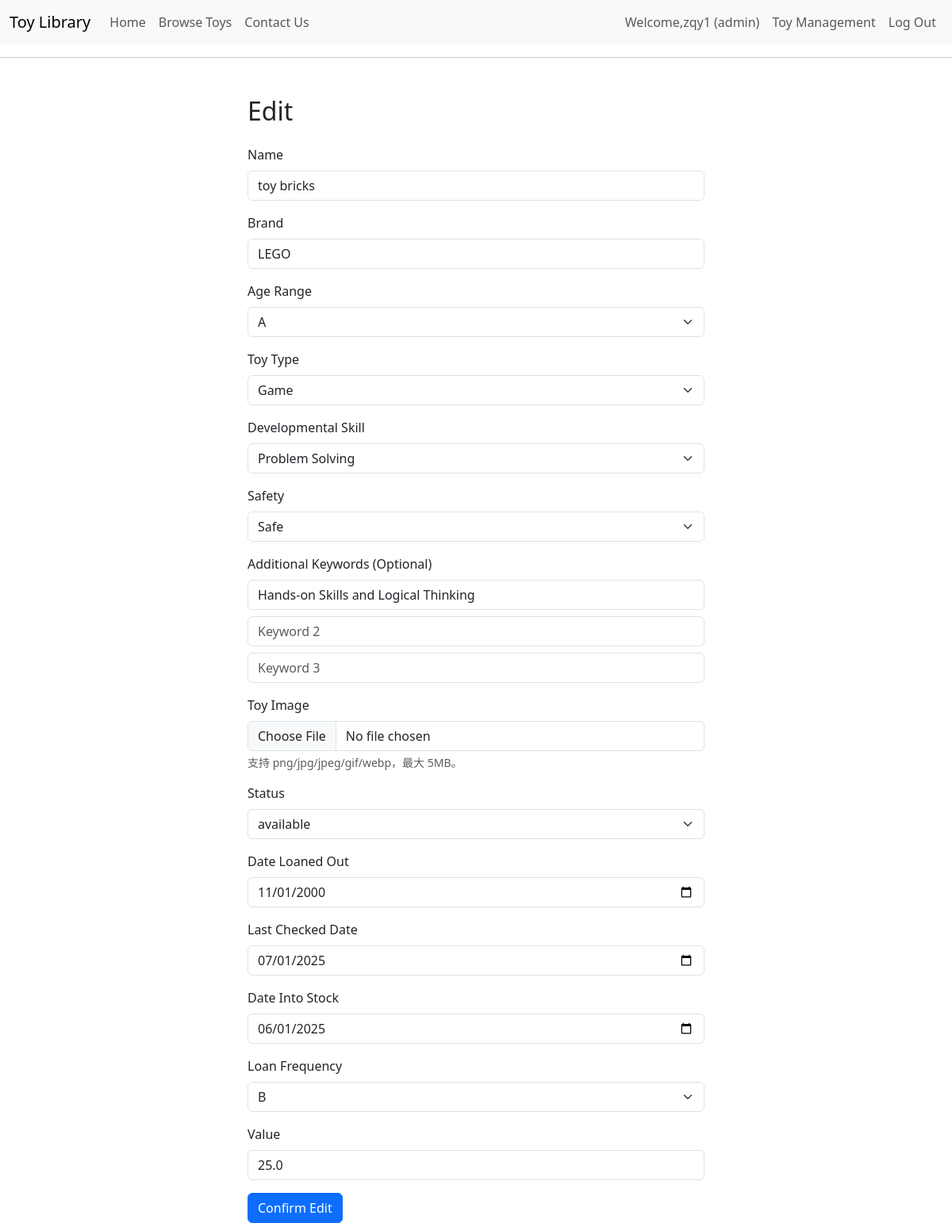
The page /admin/edit/S001 (signed in) on the database its author committed.
### app.py (models this page shows)
class User(UserMixin, db.Model):
    id = db.Column(db.Integer, primary_key=True)
    username = db.Column(db.String(50), unique=True, nullable=False)
    email = db.Column(db.String(100), unique=True, nullable=False)
    phone = db.Column(db.String(20), nullable=False)
    password = db.Column(db.String(200), nullable=False)
    role = db.Column(db.String(20), nullable=False)  # "admin" or "guest"

class Toy(db.Model):
    toy_id = db.Column(db.String(10), primary_key=True)  # 玩具ID
    name = db.Column(db.String(100), nullable=False)  # 玩具名称
    brand = db.Column(db.String(100)) # 玩具品牌
    age_range = db.Column(db.String(10), nullable=False)  # 适龄范围
    toy_type = db.Column(db.String(100), nullable=False)  # 游戏类型
    keywords = db.Column(db.String(200))  # 关键词（多个词以逗号分隔）
    image = db.Column(db.String(200))  # 图片路径
    status = db.Column(db.String(20), nullable=False, default='可借')  # 借用状态
    rating = db.Column(db.Float, default=0.0)  # 玩具评分（默认0.0）
    date_loaned_out = db.Column(db.Date) # 出租日期
    last_checked = db.Column(db.Date) # 最后检查日期
    date_in_stock = db.Column(db.Date) # 入库日期
    loan_frequency = db.Column(db.String(1)) # 出租频率
    value = db.Column(db.Float) # 玩具价格

### app.py (the view, shortened to what this page needs)
@app.route("/admin/edit/<string:toy_id>", methods=["GET", "POST"])
@login_required
def edit_toy(toy_id):
    if current_user.role != 'admin':
        return "Only administrator can edit toys", 403
    toy = Toy.query.get_or_404(toy_id)
    AGE_CODES = ["A", "B", "C", "D", "E"]
    freq_codes = ["A", "B", "C", "D", "E"]
    toy_types = [
        "Game", "Puzzle", "Soft Toy", "Figures", "Book", "Card game", "Multiple Toy Set",
        "Baby Toy", "Educational Toy", "Parent Child Play", "Time Telling Skills",
        "Learning Puzzle", "TV Puzzle", "Baby Puzzle", "Disney Puzzle", "Educational Game",
        "Board Game", "Action Figure", "Group Activity", "Fancy Dress", "Dressing Up",
        "Indoor Physical Play", "Outdoor Physical Play", "Construction", "Building Bricks",
        "Push Along", "Small World", "Musical", "Pretend Play", "Role Play", "Dolls House",
        "Train Set", "Dolls", "Dolls Pram", "Dolls Cot", "Tea Set"
    ]
    dev_skill = ""
    safety = ""
    extra1 = ""
    extra2 = ""
    extra3 = []
    existing_keywords = toy.keywords.split(",") if toy.keywords else []
    existing_keywords = [k.strip() for k in existing_keywords]
    extras = []
    for kw in existing_keywords:
        if kw in DEVELOPMENTAL_SKILLS:
            dev_skill = kw
        elif kw in ["Safe", "Potential Risk"]:
            safety = kw
        else:
            extras.append(kw)
    extra1 = extras[0] if len(extras) > 0 else ""
    extra2 = extras[1] if len(extras) > 1 else ""
    extra3 = extras[2] if len(extras) > 2 else ""
    return render_template("edit_toy.html",
                           toy=toy,
                           toy_types=toy_types,
                           dev_skills=DEVELOPMENTAL_SKILLS,
                           age_codes=AGE_CODES,
                           freq_codes=FREQ_CODES,
                           dev_skill=dev_skill,
                           safety=safety,
                           extra1=extra1,
                           extra2=extra2,
                           extra3=extra3
                           )

### app.py (called while the page is built)
@login_manager.user_loader
def load_user(user_id):
    return User.query.get(int(user_id))

### templates/edit_toy.html (shortened to what this page needs)
{% extends "base.html" %}
{% block content %}
<div class="container mt-5" style="max-width: 600px;">
  <h2 class="mb-4">Edit</h2>
  <form method="POST" enctype="multipart/form-data">
    <div class="mb-3">
      <label class="form-label">Name</label>
      <input name="name" class="form-control" value="{{ toy.name }}">
    </div>
    <div class="mb-3">
      <label class="form-label">Brand</label>
      <input name="brand" class="form-control" value="{{ toy.brand }}">
    </div>
    <div class="mb-3">
  <label class="form-label">Age Range</label>
  <select name="age_range" class="form-select" required>
    {% for code in age_codes %}
      <option value="{{ code }}" {% if toy.age_range == code %}selected{% endif %}>{{ code }}</option>
    {% endfor %}
  </select>
</div>
    <div class="mb-3">
      <label class="form-label">Toy Type</label>
      <select name="toy_type" class="form-select">
       {% for type in toy_types %}
         <option value="{{ type }}" {% if toy and toy.toy_type == type %}selected{% endif %}>{{ type }}</option>
       {% endfor %}
       </select>
    </div>
<div class="mb-3">
  <label class="form-label">Developmental Skill</label>
  <select name="dev_skill" class="form-select" required>
    {% for skill in dev_skills %}
      <option value="{{ skill }}" {% if dev_skill == skill %}selected{% endif %}>{{ skill }}</option>
    {% endfor %}
  </select>
</div>
<div class="mb-3">
  <label class="form-label">Safety</label>
  <select name="safety" class="form-select" required>
    <option value="Safe" {% if safety == 'Safe' %}selected{% endif %}>Safe</option>
  </select>
</div>
<div class="mb-3">
  <label class="form-label">Additional Keywords (Optional)</label>
  <input type="text" name="extra_keyword1" class="form-control mb-2" placeholder="Keyword 1" value="{{ extra1 }}">
  <input type="text" name="extra_keyword2" class="form-control mb-2" placeholder="Keyword 2" value="{{ extra2 }}">
  <input type="text" name="extra_keyword3" class="form-control" placeholder="Keyword 3" value="{{ extra3 }}">
</div>
    <div class="mb-3">
    <label class="form-label">Toy Image</label>
    <input type="file" name="image_file" class="form-control" accept="image/*">
    <div class="form-text">支持 png/jpg/jpeg/gif/webp，最大 5MB。</div>
  </div>
    <div class="mb-3">
      <label class="form-label">Status</label>
      <select name="status" class="form-select">
        <option value="available" {% if toy.status == 'available' %}selected{% endif %}>available</option>
      </select>
    </div>
      <div class="mb-3">
  <label class="form-label">Date Loaned Out</label>
  <input type="date" name="date_loaned_out" class="form-control"
         value="{{ toy.date_loaned_out.strftime('%Y-%m-%d') if toy.date_loaned_out else '' }}">
    </div>
    <div class="mb-3">
  <label class="form-label">Last Checked Date</label>
  <input type="date" name="last_checked" class="form-control"
         value="{{ toy.last_checked.strftime('%Y-%m-%d') if toy.last_checked else '' }}">
    </div>
    <div class="mb-3">
  <label class="form-label">Date Into Stock</label>
  <input type="date" name="date_in_stock" class="form-control"
         value="{{ toy.date_in_stock.strftime('%Y-%m-%d') if toy.date_in_stock else '' }}">
    </div>
    <div class="mb-3">
  <label class="form-label">Loan Frequency</label>
  <select name="loan_frequency" class="form-select" required>
    {% for code in freq_codes %}
      <option value="{{ code }}" {% if toy.loan_frequency == code %}selected{% endif %}>{{ code }}</option>
    {% endfor %}
  </select>
</div>
    <div class="mb-3">
      <label class="form-label">Value</label>
      <input name="value" type="number" step="0.01" class="form-control" value="{{ toy.value }}">
    </div>
    <button type="submit" class="btn btn-primary">Confirm Edit</button>
  </form>
</div>
{% endblock %}

### templates/base.html (shortened to what this page needs)
<!DOCTYPE html>
<html lang="en">
<head>
    <link href="https://cdn.jsdelivr.net/npm/bootstrap@5.3.3/dist/css/bootstrap.min.css" rel="stylesheet">
</head>
<body>
<nav class="navbar navbar-expand-lg navbar-light bg-light">
  <div class="container-fluid">
    <a class="navbar-brand" href="/">Toy Library</a>
    <div class="collapse navbar-collapse" id="navbarNav">
      <ul class="navbar-nav me-auto mb-2 mb-lg-0">
        <li class="nav-item">
          <a class="nav-link" href="/">Home</a>
        </li>
        <li class="nav-item">
          <a class="nav-link" href="/toys">Browse Toys</a>
        </li>
        <li class="nav-item">
          <a class="nav-link" href="/contact">Contact Us</a>
        </li>
      </ul>
      <ul class="navbar-nav ms-auto mb-2 mb-lg-0">
        {% if current_user.is_authenticated %}
          <li class="nav-item">
            <span class="nav-link">Welcome,{{ current_user.username }} ({{ current_user.role }})</span>
          </li>
        {% if current_user.role == 'admin' %}
          <li class="nav-item">
            <a class="nav-link" href="{{ url_for('admin_dashboard')}}">Toy Management</a>
          </li>
        {% endif %}
          <li class="nav-item">
            <a class="nav-link" href="{{ url_for('logout') }}">Log Out</a>
          </li>
        {% endif %}
      </ul>
    </div>
  </div>
</nav>
<hr>
<div class="container mt-4">
    {% block content %}{% endblock %}
</div>
</body>
</html>

### rows shown on the page
User: username "zqy1", role "admin"
Toy: name "toy bricks", brand "LEGO", age_range "A", toy_type "Game", status "available", date_loaned_out "11/01/2000", last_checked "07/01/2025", date_in_stock "06/01/2025", loan_frequency "B", value "25.0"

### other values the page prints
form field dev_skill "Problem Solving"
